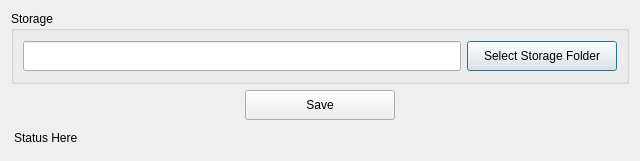
<?xml version="1.0" encoding="UTF-8"?>
<ui version="4.0">
 <class>DialogSettings</class>
 <widget class="QDialog" name="DialogSettings">
  <property name="geometry">
   <rect>
    <x>0</x>
    <y>0</y>
    <width>640</width>
    <height>161</height>
   </rect>
  </property>
  <property name="sizePolicy">
   <sizepolicy hsizetype="Preferred" vsizetype="Fixed">
    <horstretch>0</horstretch>
    <verstretch>0</verstretch>
   </sizepolicy>
  </property>
  <property name="minimumSize">
   <size>
    <width>0</width>
    <height>161</height>
   </size>
  </property>
  <property name="maximumSize">
   <size>
    <width>16777215</width>
    <height>161</height>
   </size>
  </property>
  <property name="windowTitle">
   <string>Setting Editor</string>
  </property>
  <layout class="QVBoxLayout" name="verticalLayout">
   <item>
    <widget class="QGroupBox" name="groupBox">
     <property name="title">
      <string>Storage</string>
     </property>
     <layout class="QHBoxLayout" name="horizontalLayout_3">
      <item>
       <widget class="QLineEdit" name="lineEdit">
        <property name="minimumSize">
         <size>
          <width>0</width>
          <height>30</height>
         </size>
        </property>
        <property name="font">
         <font>
          <bold>true</bold>
         </font>
        </property>
        <property name="readOnly">
         <bool>true</bool>
        </property>
       </widget>
      </item>
      <item>
       <widget class="QPushButton" name="buttonSelectStorageFolder">
        <property name="minimumSize">
         <size>
          <width>150</width>
          <height>30</height>
         </size>
        </property>
        <property name="text">
         <string>Select Storage Folder</string>
        </property>
       </widget>
      </item>
     </layout>
    </widget>
   </item>
   <item>
    <layout class="QHBoxLayout" name="horizontalLayout_2">
     <item>
      <spacer name="horizontalSpacer">
       <property name="orientation">
        <enum>Qt::Horizontal</enum>
       </property>
       <property name="sizeHint" stdset="0">
        <size>
         <width>40</width>
         <height>20</height>
        </size>
       </property>
      </spacer>
     </item>
     <item>
      <widget class="QPushButton" name="buttonSave">
       <property name="minimumSize">
        <size>
         <width>150</width>
         <height>30</height>
        </size>
       </property>
       <property name="text">
        <string>Save</string>
       </property>
      </widget>
     </item>
     <item>
      <spacer name="horizontalSpacer_2">
       <property name="orientation">
        <enum>Qt::Horizontal</enum>
       </property>
       <property name="sizeHint" stdset="0">
        <size>
         <width>40</width>
         <height>20</height>
        </size>
       </property>
      </spacer>
     </item>
    </layout>
   </item>
   <item>
    <widget class="QLabel" name="labelStatus">
     <property name="sizePolicy">
      <sizepolicy hsizetype="Preferred" vsizetype="Fixed">
       <horstretch>0</horstretch>
       <verstretch>0</verstretch>
      </sizepolicy>
     </property>
     <property name="styleSheet">
      <string notr="true">QLabel
 {
padding:  5px 5px 5px 0px;
}</string>
     </property>
     <property name="text">
      <string>Status Here</string>
     </property>
    </widget>
   </item>
  </layout>
 </widget>
 <resources/>
 <connections/>
</ui>
